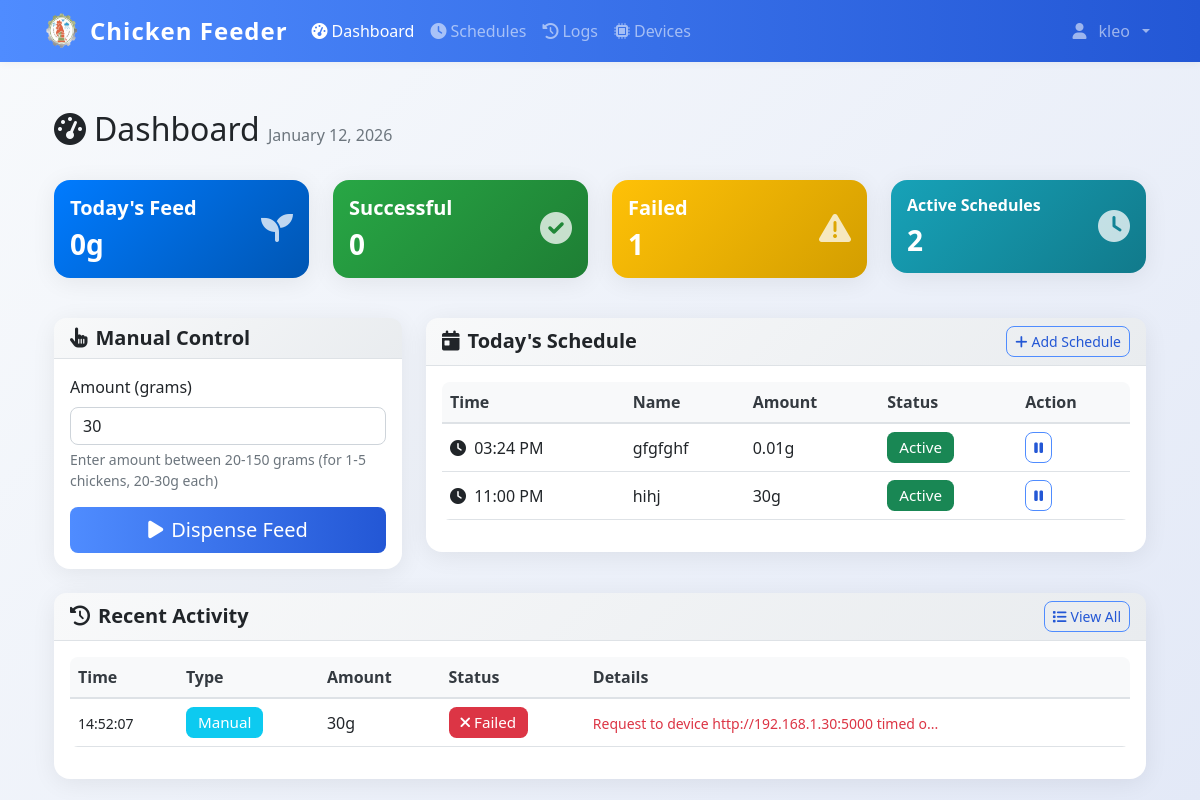
Page /dashboard (signed in) on the committed database.
### models.py (models this page shows)
class User(UserMixin, db.Model):
    id = db.Column(db.Integer, primary_key=True)
    username = db.Column(db.String(80), unique=True, nullable=False)
    email = db.Column(db.String(120), unique=True, nullable=False)
    password_hash = db.Column(db.String(120), nullable=False)
    iot_device_url = db.Column(db.String(255), nullable=True)  # e.g., 'http://192.168.1.100:5000' or 'pi_klei'
    is_admin = db.Column(db.Boolean, default=True)
    created_at = db.Column(db.DateTime, default=datetime.utcnow)

class DispenseLog(db.Model):
    id = db.Column(db.Integer, primary_key=True)
    timestamp = db.Column(db.DateTime, default=datetime.utcnow, nullable=False)
    amount_grams = db.Column(db.Integer, nullable=False)
    trigger_type = db.Column(db.String(20), nullable=False)
    schedule_id = db.Column(db.Integer, db.ForeignKey('feed_schedule.id'), nullable=True)
    status = db.Column(db.String(20), default='success')
    error_message = db.Column(db.Text, nullable=True)
    triggered_by = db.Column(db.Integer, db.ForeignKey('user.id'), nullable=True)
    schedule = db.relationship('FeedSchedule', backref=db.backref('dispense_logs', lazy=True))
    user = db.relationship('User', backref=db.backref('dispense_logs', lazy=True))

class FeedSchedule(db.Model):
    id = db.Column(db.Integer, primary_key=True)
    name = db.Column(db.String(100), nullable=False)
    feed_time = db.Column(db.Time, nullable=False)
    amount_grams = db.Column(db.Integer, nullable=False)
    is_active = db.Column(db.Boolean, default=True)
    created_by = db.Column(db.Integer, db.ForeignKey('user.id'), nullable=False)
    created_at = db.Column(db.DateTime, default=datetime.utcnow)
    user = db.relationship('User', backref=db.backref('schedules', lazy=True))

### app.py (the view)
@app.route('/dashboard', methods=['GET', 'POST'])
@login_required
def dashboard():
    today_schedules = FeedSchedule.query.filter_by(created_by=current_user.id, is_active=True).order_by(FeedSchedule.feed_time).all()
    today_start = datetime.now().replace(hour=0, minute=0, second=0, microsecond=0)
    today_logs = DispenseLog.query.filter(
        DispenseLog.timestamp >= today_start,
        DispenseLog.triggered_by == current_user.id
    ).order_by(DispenseLog.timestamp.desc()).all()
    total_today = sum(log.amount_grams for log in today_logs if log.status == 'success')
    return render_template('dashboard.html',
                         schedules=today_schedules,
                         logs=today_logs,
                         total_today=total_today)

### templates/dashboard.html (shortened to what this page needs)
{% extends "base.html" %}
{% block content %}
<div class="row mb-4">
    <div class="col">
        <h1 class="h2">
            <i class="fas fa-tachometer-alt me-2"></i>Dashboard
            <span class="text-muted fs-6">{{ datetime.now().strftime('%B %d, %Y') }}</span>
        </h1>
    </div>
</div>
<div class="row mb-4">
    <div class="col-md-3 mb-3">
        <div class="card bg-primary text-white">
            <div class="card-body">
                <div class="d-flex justify-content-between">
                    <div>
                        <h5 class="card-title">Today's Feed</h5>
                        <h3 class="mb-0" id="total-today">{{ total_today }}g</h3>
                    </div>
                    <div class="align-self-center">
                        <i class="fas fa-seedling fa-2x opacity-75"></i>
                    </div>
                </div>
            </div>
        </div>
    </div>
    <div class="col-md-3 mb-3">
        <div class="card bg-success text-white">
            <div class="card-body">
                <div class="d-flex justify-content-between">
                    <div>
                        <h5 class="card-title">Successful</h5>
                        <h3 class="mb-0" id="successful-today">{{ logs|selectattr('status', 'equalto', 'success')|list|length }}</h3>
                    </div>
                    <div class="align-self-center">
                        <i class="fas fa-check-circle fa-2x opacity-75"></i>
                    </div>
                </div>
            </div>
        </div>
    </div>
    <div class="col-md-3 mb-3">
        <div class="card bg-warning text-white">
            <div class="card-body">
                <div class="d-flex justify-content-between">
                    <div>
                        <h5 class="card-title">Failed</h5>
                        <h3 class="mb-0" id="failed-today">{{ logs|selectattr('status', 'equalto', 'failure')|list|length }}</h3>
                    </div>
                    <div class="align-self-center">
                        <i class="fas fa-exclamation-triangle fa-2x opacity-75"></i>
                    </div>
                </div>
            </div>
        </div>
    </div>
    <div class="col-md-3 mb-3">
        <div class="card bg-info text-white">
            <div class="card-body">
                <div class="d-flex justify-content-between">
                    <div>
                        <h5 class="card-title fs-6">Active Schedules</h5>
                        <h3 class="mb-0">{{ schedules|selectattr('is_active')|list|length }}</h3>
                    </div>
                    <div class="align-self-center">
                        <i class="fas fa-clock fa-2x opacity-75"></i>
                    </div>
                </div>
            </div>
        </div>
    </div>
</div>
<div class="row">
    <div class="col-lg-4 mb-4">
        <div class="card">
            <div class="card-header">
                <h5 class="card-title mb-0">
                    <i class="fas fa-hand-pointer me-2"></i>Manual Control
                </h5>
            </div>
            <div class="card-body">
                <form id="manual-dispense-form">
                    <div class="mb-3">
                        <label for="amount" class="form-label">Amount (grams)</label>
                        <input type="number" class="form-control" id="amount" min="20" max="150" value="30" required>
                        <div class="form-text">Enter amount between 20-150 grams (for 1-5 chickens, 20-30g each)</div>
                    </div>
                    <div class="d-grid">
                        <button type="submit" class="btn btn-primary btn-lg" id="dispense-btn">
                            <i class="fas fa-play me-2"></i>Dispense Feed
                        </button>
                    </div>
                </form>
            </div>
        </div>
    </div>
    <div class="col-lg-8 mb-4">
        <div class="card">
            <div class="card-header d-flex justify-content-between align-items-center">
                <h5 class="card-title mb-0">
                    <i class="fas fa-calendar-day me-2"></i>Today's Schedule
                </h5>
                <a href="{{ url_for('schedules') }}" class="btn btn-outline-primary btn-sm">
                    <i class="fas fa-plus me-1"></i>Add Schedule
                </a>
            </div>
            <div class="card-body">
                {% if schedules %}
                <div class="table-responsive">
                    <table class="table table-hover">
                        <thead>
                            <tr>
                                <th>Time</th>
                                <th>Name</th>
                                <th>Amount</th>
                                <th>Status</th>
                                <th>Action</th>
                            </tr>
                        </thead>
                        <tbody>
                            {% for schedule in schedules %}
                            <tr>
                                <td>
                                    <i class="fas fa-clock me-1"></i>
                                    {{ schedule.feed_time.strftime('%I:%M %p') }}
                                </td>
                                <td>{{ schedule.name }}</td>
                                <td>{{ schedule.amount_grams }}g</td>
                                <td>
                                    {% if schedule.is_active %}
                                        <span class="badge bg-success">Active</span>
                                    {% else %}
                                        <span class="badge bg-secondary">Inactive</span>
                                    {% endif %}
                                </td>
                                <td>
                                    <button class="btn btn-sm btn-outline-primary"
                                            onclick="toggleSchedule({{ schedule.id }})">
                                        {% if schedule.is_active %}
                                            <i class="fas fa-pause"></i>
                                        {% else %}
                                            <i class="fas fa-play"></i>
                                        {% endif %}
                                    </button>
                                </td>
                            </tr>
                            {% endfor %}
                        </tbody>
                    </table>
                </div>
                {% endif %}
            </div>
        </div>
    </div>
</div>
<div class="row">
    <div class="col-12">
        <div class="card">
            <div class="card-header d-flex justify-content-between align-items-center">
                <h5 class="card-title mb-0">
                    <i class="fas fa-history me-2"></i>Recent Activity
                </h5>
                <a href="{{ url_for('logs') }}" class="btn btn-outline-primary btn-sm">
                    <i class="fas fa-list me-1"></i>View All
                </a>
            </div>
            <div class="card-body">
                {% if logs %}
                <div class="table-responsive">
                    <table class="table table-hover">
                        <thead>
                            <tr>
                                <th>Time</th>
                                <th>Type</th>
                                <th>Amount</th>
                                <th>Status</th>
                                <th>Details</th>
                            </tr>
                        </thead>
                        <tbody>
                            {% for log in logs[:10] %}
                            <tr>
                                <td>
                                    <small>{{ log.timestamp.strftime('%H:%M:%S') }}</small>
                                </td>
                                <td>
                                    {% if log.trigger_type == 'manual' %}
                                        <span class="badge bg-info">Manual</span>
                                    {% else %}
                                        <span class="badge bg-primary">Scheduled</span>
                                    {% endif %}
                                </td>
                                <td>{{ log.amount_grams }}g</td>
                                <td>
                                    {% if log.status == 'success' %}
                                        <span class="badge bg-success">
                                            <i class="fas fa-check me-1"></i>Success
                                        </span>
                                    {% else %}
                                        <span class="badge bg-danger">
                                            <i class="fas fa-times me-1"></i>Failed
                                        </span>
                                    {% endif %}
                                </td>
                                <td>
                                    {% if log.schedule %}
                                        {{ log.schedule.name }}
                                    {% elif log.error_message %}
                                        <small class="text-danger">{{ log.error_message[:50] }}...</small>
                                    {% else %}
                                        -
                                    {% endif %}
                                </td>
                            </tr>
                            {% endfor %}
                        </tbody>
                    </table>
                </div>
                {% else %}
                <div class="text-center text-muted py-4">
                    <i class="fas fa-history fa-3x mb-3"></i>
                    <p>No activity today</p>
                </div>
                {% endif %}
            </div>
        </div>
    </div>
</div>
{% endblock %}

### templates/base.html (shortened to what this page needs)
<!DOCTYPE html>
<html lang="en">
<head>
    <link href="https://cdn.jsdelivr.net/npm/bootstrap@5.1.3/dist/css/bootstrap.min.css" rel="stylesheet">
    <link href="https://cdnjs.cloudflare.com/ajax/libs/font-awesome/6.0.0/css/all.min.css" rel="stylesheet">
    <link href="{{ url_for('static', filename='css/style.css') }}" rel="stylesheet">
</head>
<body>
    {% if current_user.is_authenticated %}
    <nav class="navbar navbar-expand-lg navbar-dark bg-primary">
        <div class="container">
            <div class="d-flex align-items-center gap-2">
                <img src="{{ url_for('static', filename='img/chicken-logo.png') }}" alt="Logo" style="width:40px;height:40px;" >
                <a class="navbar-brand" href="{{ url_for('dashboard') }}">
                   Chicken Feeder
                </a>
            </div>
            <div class="collapse navbar-collapse" id="navbarNav">
                <ul class="navbar-nav me-auto">
                    <li class="nav-item">
                        <a class="nav-link {% if request.endpoint == 'dashboard' %}active{% endif %}"
                           href="{{ url_for('dashboard') }}">
                            <i class="fas fa-tachometer-alt me-1"></i>Dashboard
                        </a>
                    </li>
                    <li class="nav-item">
                        <a class="nav-link {% if request.endpoint in ['schedules', 'add_schedule'] %}active{% endif %}"
                           href="{{ url_for('schedules') }}">
                            <i class="fas fa-clock me-1"></i>Schedules
                        </a>
                    </li>
                    <li class="nav-item">
                        <a class="nav-link {% if request.endpoint == 'logs' %}active{% endif %}"
                           href="{{ url_for('logs') }}">
                            <i class="fas fa-history me-1"></i>Logs
                        </a>
                    </li>
                    <li class="nav-item">
                        <a class="nav-link {% if request.endpoint in ['devices', 'add_device'] %}active{% endif %}"
                           href="{{ url_for('devices') }}">
                            <i class="fas fa-microchip me-1"></i>Devices
                        </a>
                    </li>
                </ul>
                <ul class="navbar-nav">
                    <li class="nav-item dropdown">
                        <a class="nav-link dropdown-toggle d-flex align-items-center gap-2" href="#" id="navbarDropdown" role="button"
                           data-bs-toggle="dropdown" aria-expanded="false">
                            <i class="fas fa-user me-1 "></i>{{ current_user.username }}
                        </a>
                    </li>
                </ul>
            </div>
        </div>
    </nav>
    {% endif %}
    <main class="container align-items-center mt-4 p-4">
        {% block content %}{% endblock %}
    </main>
</body>
</html>

### rows in the picture
User: username "kleo"
DispenseLog: timestamp "14:52:07", trigger_type "Manual", amount_grams "30", status "failure" (drawn), error_message "Request to device http://192.168.1.30:5000 timed o"
FeedSchedule: feed_time "03:24 PM", name "gfgfghf", amount_grams "0.01", is_active "Active"
FeedSchedule: feed_time "11:00 PM", name "hihj", amount_grams "30", is_active "Active"

### other values in the picture
{{ total_today }} "0"
{{ logs|selectattr('status', 'equalto', 'success')|list|length }} "0"
{{ logs|selectattr('status', 'equalto', 'failure')|list|length }} "1"
{{ schedules|selectattr('is_active')|list|length }} "2"
